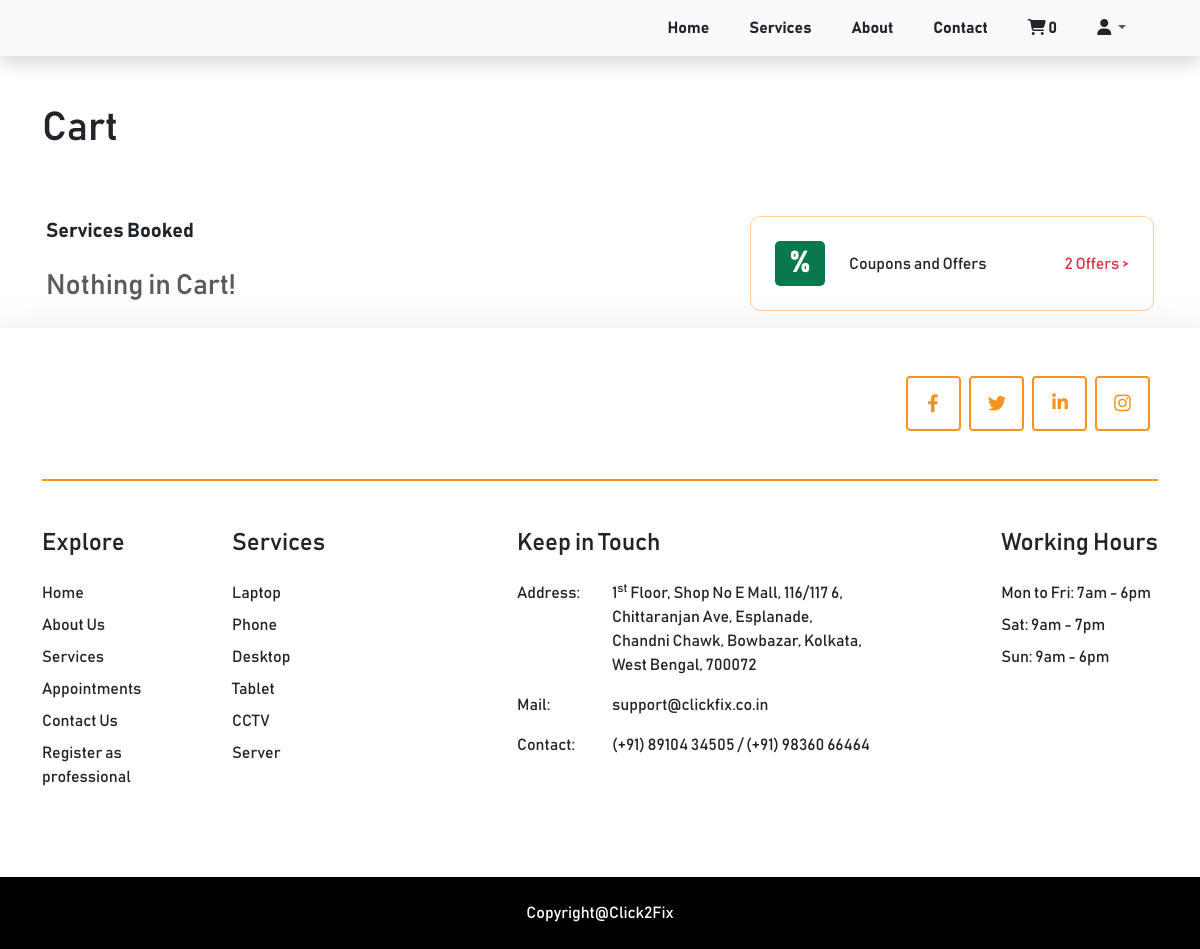
Page /cart/ (signed in) on the earlier database version.
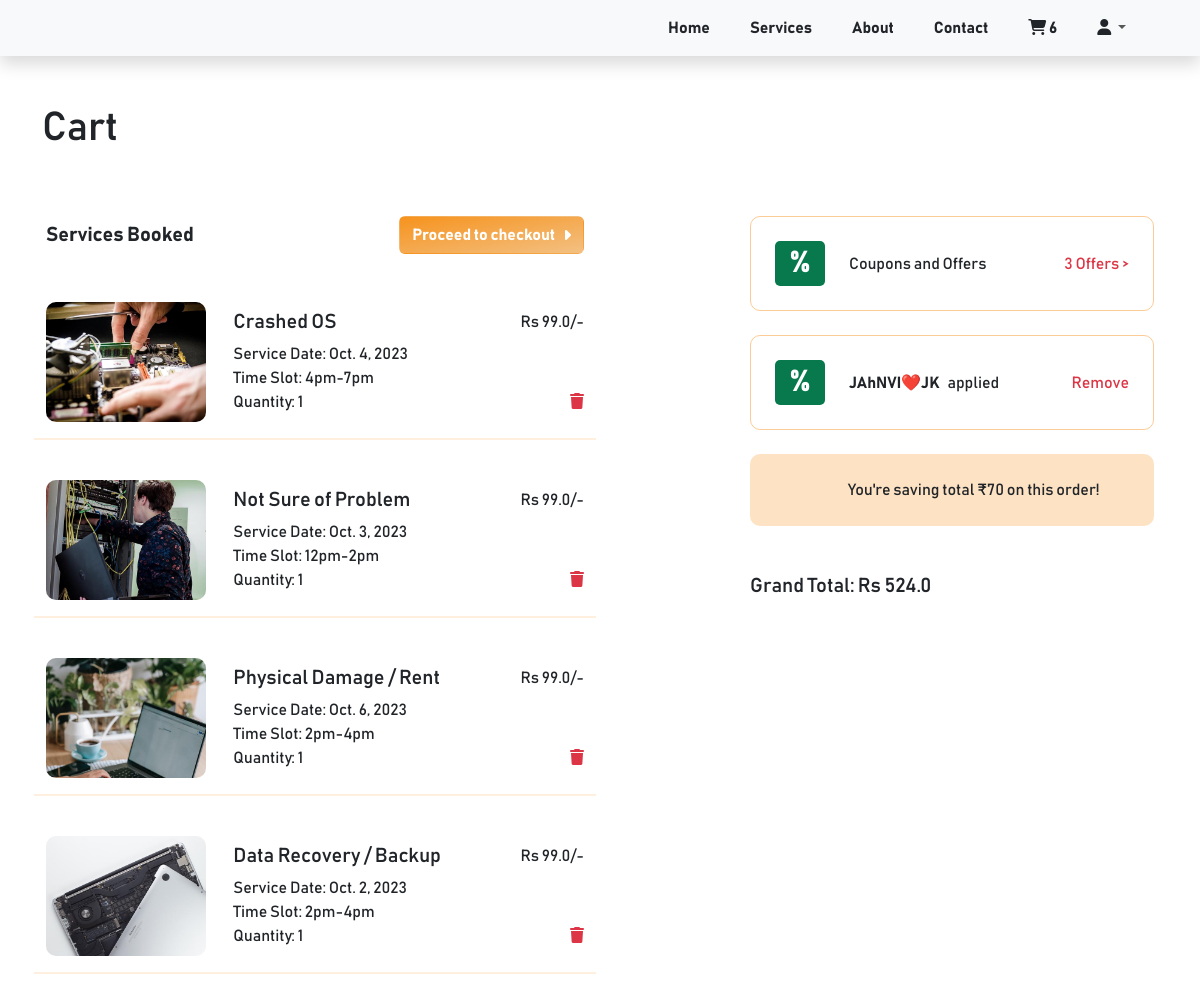
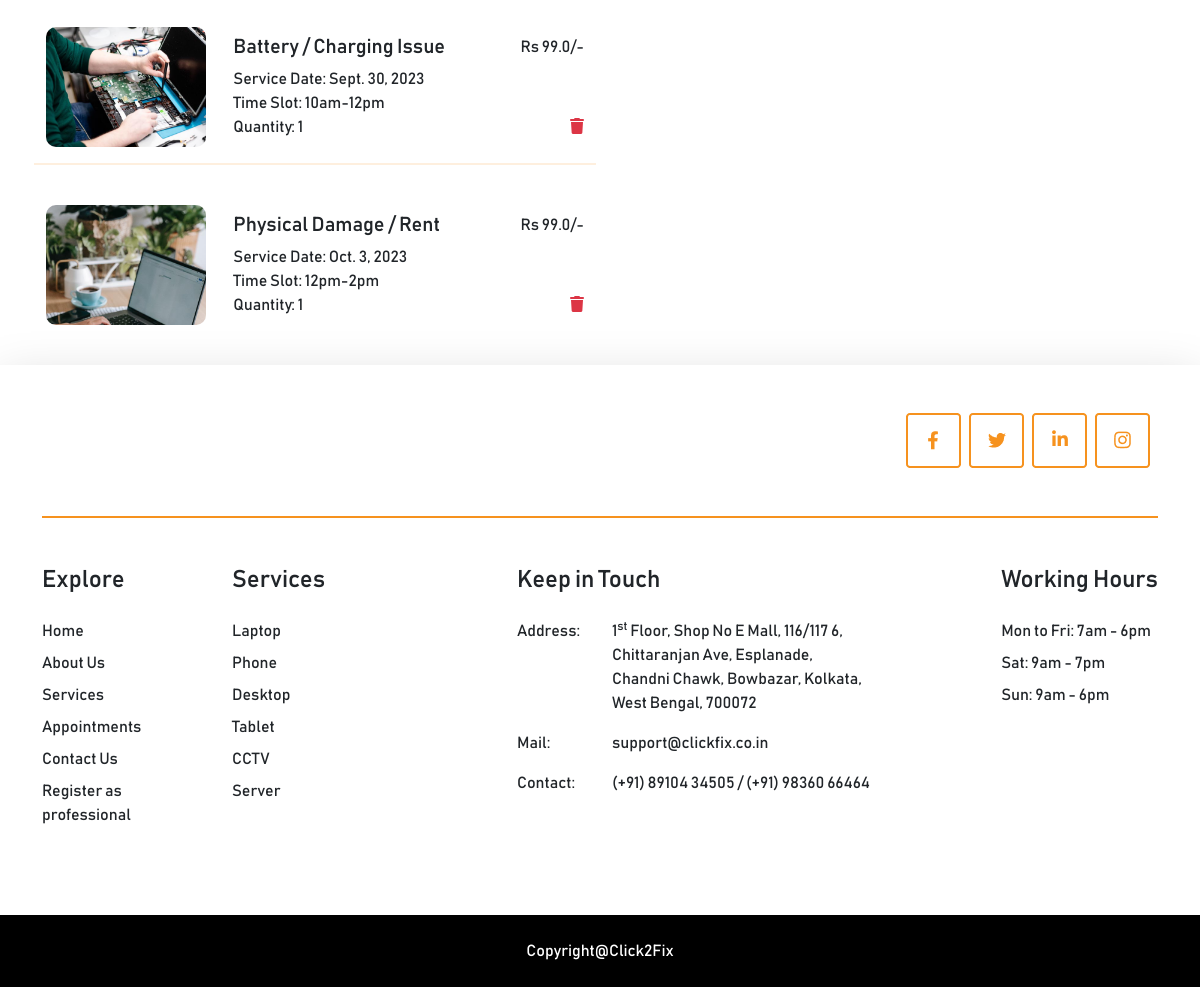
Same page on the later database version (2 pictures, top to bottom).
### cart/models.py (models this page shows, shortened)
class Cart(models.Model):
    class Meta:
        verbose_name_plural = 'Cart'
    user = models.ForeignKey(Profile, on_delete=models.CASCADE, null=True, blank=True)
    session_id = models.CharField(max_length=100, null=True, blank=True)
    coupon = models.ForeignKey(Coupon, on_delete=models.SET_NULL, null=True, blank=True)
    created_at = models.DateTimeField(auto_now_add=True)
    updated_at = models.DateTimeField(auto_now=True)
    def get_cart_total(self):
        cart_items = self.cartitems.all()
        price = []
        for cart_item in cart_items:
            price.append(cart_item.sub_service.sub_service_price)
        if self.coupon:
            if self.coupon.minimum_price < sum(price):
                return sum(price) - self.coupon.discount_price
        return sum(price)
    @property
    def num_of_items(self):
        cartitems = self.cartitems.all()
        quantity =  sum([item.quantity for item in cartitems])
        return quantity

class CartItem(models.Model):
    class Meta:
        verbose_name_plural = 'Cart Items'
    TIME_SLOTS = (
        ("10am-12pm", "10am-12pm"),
        ("12pm-2pm", "12pm-2pm"),
        ("2pm-4pm", "2pm-4pm"),
        ("4pm-7pm", "4pm-7pm"),
    )
    sub_service = models.ForeignKey(SubServices, on_delete=models.CASCADE)
    cart = models.ForeignKey(Cart, on_delete=models.CASCADE, related_name="cartitems")
    quantity = models.IntegerField(default=0)
    start_date = models.DateField(null=True)
    time_slot = models.CharField(max_length=20, choices=TIME_SLOTS, default=1)

### clickfix/models.py (models this page shows, shortened)
class SubServices(models.Model):
    class Meta:
        verbose_name_plural = 'Sub Services'
    service = models.ForeignKey(Services, on_delete=models.CASCADE)
    sub_service_name = models.CharField(max_length=255)
    sub_service_card_image = models.ImageField(upload_to='service_cards', help_text='Small card image on left')
    sub_service_main_image = models.ImageField(upload_to='service_cards', help_text='Big card image on Right, which we scroll')
    sub_service_price = models.FloatField(default=0)
    price_details = RichTextField(blank=True, null=True)
    description = RichTextField(blank=True, null=True)
    created_at = models.DateTimeField(auto_now_add=True)
    updated_at = models.DateTimeField(auto_now=True)

### discount/models.py (models this page shows, shortened)
class Coupon(models.Model):
    image = models.ImageField(upload_to='coupon_images', null=True, blank=True)
    coupon_code = models.CharField(max_length=20, help_text="max length of coupon can be 20 characters")
    is_expired = models.BooleanField(default=False)
    discount_price = models.IntegerField()
    minimum_price = models.IntegerField()

### cart/views.py (the view, shortened to what this page needs)
# urls.py: path('', views.cart, name='cart'),
def cart(request):
    cart = get_cart(request)
    cart_items = None
    if cart:
        cart_items = cart.cartitems.all()
    data = {}
    data['cart'] = cart
    data['cart_items'] = cart_items
    data['coupons'] = Coupon.objects.filter(is_expired=False)
    if cart:
        data['cart_total'] = cart.get_cart_total()
    return render(request, 'cart.html', data)

### cart/views.py (called while the page is built)
def get_cart(request):
    try:
        if request.user.is_authenticated:
            cart = Cart.objects.get(user=request.user)
        else:
            cart = Cart.objects.get(session_id=request.session['nonuser'])
    except:
        cart = None
    return cart

### templates/cart.html (shortened to what the changed rows need)
{% extends 'base.html' %}
{% load static %}
{% block content %}
    {% include 'includes/navbar.html' %}
    <div class="container mt-5" id="cart">
        <h1 class="mb-5">Cart</h1>
        <div class="row">
            <div class="col-md-6 col-sm-12  p-3">
                <div class="d-flex justify-content-between align-items-center">
                    <span class="blockquote fw-bold mb-4">Services Booked</span>
                    {% if cart_items %}
                    <span id="checkout_form">
                        <form action="{% url 'clickfix:checkout' %}" method="post">
                            <button type="submit" class="btn btn_color fw-bold mb-4 d-flex align-items-center">Proceed to checkout <i class="fa-solid fa-caret-right ms-2"></i></button>
                        </form>
                    </span>
                    {% endif %}
                </div>
                {% for item in cart_items %}
                <div class="row my-4" id="cart_item_{{item.id}}">
                    <div class="col-4">
                        <img class="img-fluid cart_img mr-3" src="{{ item.sub_service.sub_service_main_image.url }}" alt="">
                    </div>
                    <div class="col-8">
                        <div class="d-flex flex-column justify-content-center h-100">
                            <div class="">
                                <div class="d-flex justify-content-between w-100">
                                    <h5>{{ item.sub_service.sub_service_name }} </h5>
                                    <div>Rs {{ item.sub_service.sub_service_price }}/-</div>
                                </div>
                                <div>Service Date: {{ item.start_date }}</div>
                                <div>Time Slot: {{ item.time_slot }}</div>
                                <div class="d-flex justify-content-between">
                                    <span>Quantity: {{ item.quantity }}</span>
                                    <span onclick="handleCartItemRemoval('{{ item.id }}', '{{ item.cart.id }}')" style="cursor: pointer;"><i class="fa-solid fa-trash text-danger"></i></span>
                                </div>
                            </div>
                        </div>
                    </div>
                    {% if not forloop.last %}
                    <div class="my-3" style="border: 1px solid #f6911e25;"></div>
                    {% endif %}
                </div>
                {% empty %}
                <h3 class="text-muted" id="empty_cart_text">Nothing in Cart!</h3>
                {% endfor %}
            </div>
            {% if cart.cartitems %}
            <div class="col-md-6 col-sm-12 p-3 coupon_section">
                <div>
                    <div class="d-flex justify-content-between align-items-center p-4" style="border: 1px solid #f6911e75; border-radius: 10px;">
                        <div class="d-flex">
                            <div class="d-flex justify-content-center align-items-center text-white coupon_img">
                                <span>%</span>
                            </div>
                            <div class="d-flex flex-column justify-content-center ms-4">
                                <div class="">Coupons and Offers</div>
                            </div>
                        </div>
                        <a href="" class="text-danger text-decoration-none" data-bs-toggle="modal" data-bs-target="#couponModal">{{coupons|length}} Offers > </a>
                    </div>
                    {% if cart.coupon %}
                    <div class="mt-4 d-flex justify-content-between align-items-center p-4" id="coupon_name" style="border: 1px solid #f6911e75; border-radius: 10px;">
                        <div class="d-flex">
                            <div class="d-flex justify-content-center align-items-center text-white coupon_img">
                                <span>%</span>
                            </div>
                            <div class="d-flex justify-content-center align-items-center ms-4">
                                <span class="fw-bold me-2">{{ cart.coupon.coupon_code }}</span> applied
                            </div>
                        </div>
                        <a href="{% url 'discount:remove_coupon' cart.id %}" class="text-danger text-decoration-none">Remove</a>
                    </div>
                    <div class="mt-4 d-flex align-items-center p-4" id="coupon_savings" style="background-color: #f6911e44; border-radius: 10px;">
                        <div class="d-flex">
                            <div class="d-flex justify-content-center align-items-center ms-4">
                                You're saving total ₹{{ cart.coupon.discount_price }} on this order!
                            </div>
                        </div>
                    </div>
                    {% endif %}
                    {% if cart_items %}
                    <h5 class="mt-5" id="grand_total_heading">Grand Total: Rs <span id="grand_total">{{ cart_total }}</span></h5>
                    {% endif %}
                </div>
            </div>
            {% endif %}
        </div>
    </div>
{% endblock %}

### templates/includes/navbar.html (shortened to what this page needs)
{% load static %}
    <nav class="navbar navbar-expand-lg navbar-light bg-light shadow">
        <div class="container">
          <div class="collapse navbar-collapse" id="navbarSupportedContent">
            <ul class="navbar-nav ms-auto">
                <li class="nav-item"><a class="nav-link text-dark fw-bold me-4" aria-current="page" href="{% url 'clickfix:home' %}">Home</a></li>
                <li class="nav-item"><a class="nav-link text-dark fw-bold me-4" href="{% url 'clickfix:home' %}#services">Services</a></li>
                <li class="nav-item"><a class="nav-link text-dark fw-bold me-4" href="{% url 'clickfix:home' %}#about">About</a></li>
                <li class="nav-item"><a class="nav-link text-dark fw-bold me-4" href="{% url 'clickfix:home' %}#contact_form">Contact</a></li>
                <li class="nav-item"><a class="nav-link text-dark fw-bold me-4" href="{% url 'cart:cart' %}"><i class="fa-solid fa-cart-shopping"></i> <span id="num_of_items">{{cart.num_of_items}}</span></a></li>
                <li class="nav-item dropdown me-4 pull-right">
                  <a class="nav-link dropdown-toggle" href="#" id="navbarDropdown" role="button" data-bs-toggle="dropdown" aria-expanded="false">
                    <i class="fa-solid fa-user text-dark"></i>
                  </a>
                </li>
            </ul>
          </div>
        </div>
      </nav>

Differences in the rows shown:
changed Cart: num_of_items "0" → "6"; coupon_id empty → 3 (drawn); coupon.coupon_code (not shown) → "JAhNVI❤️JK"; coupon.discount_price (not shown) → "70"
added CartItem: sub_service.sub_service_main_image (picture), sub_service.sub_service_name "Crashed OS", sub_service.sub_service_price "99.0", start_date "Oct. 4, 2023", time_slot "4pm-7pm", quantity "1"
added CartItem: sub_service.sub_service_main_image (picture), sub_service.sub_service_name "Not Sure of Problem", sub_service.sub_service_price "99.0", start_date "Oct. 3, 2023", time_slot "12pm-2pm", quantity "1"
added CartItem: sub_service.sub_service_main_image (picture), sub_service.sub_service_name "Physical Damage / Rent", sub_service.sub_service_price "99.0", start_date "Oct. 6, 2023", time_slot "2pm-4pm", quantity "1"
added CartItem: sub_service.sub_service_main_image (picture), sub_service.sub_service_name "Data Recovery / Backup", sub_service.sub_service_price "99.0", start_date "Oct. 2, 2023", time_slot "2pm-4pm", quantity "1"
added CartItem: sub_service.sub_service_main_image (picture), sub_service.sub_service_name "Battery / Charging Issue", sub_service.sub_service_price "99.0", start_date "Sept. 30, 2023", time_slot "10am-12pm", quantity "1"
added CartItem: sub_service.sub_service_main_image (picture), sub_service.sub_service_name "Physical Damage / Rent", sub_service.sub_service_price "99.0", start_date "Oct. 3, 2023", time_slot "12pm-2pm", quantity "1"
Other differences:
{{ coupons|length }}: "2" → "3"
{{ cart_total }}: (not shown) → "524.0"
text no longer shown: "Nothing in Cart!"
text now shown: "Proceed to checkout % applied Remove You're saving total ₹ on this order! Grand Total: Rs"
